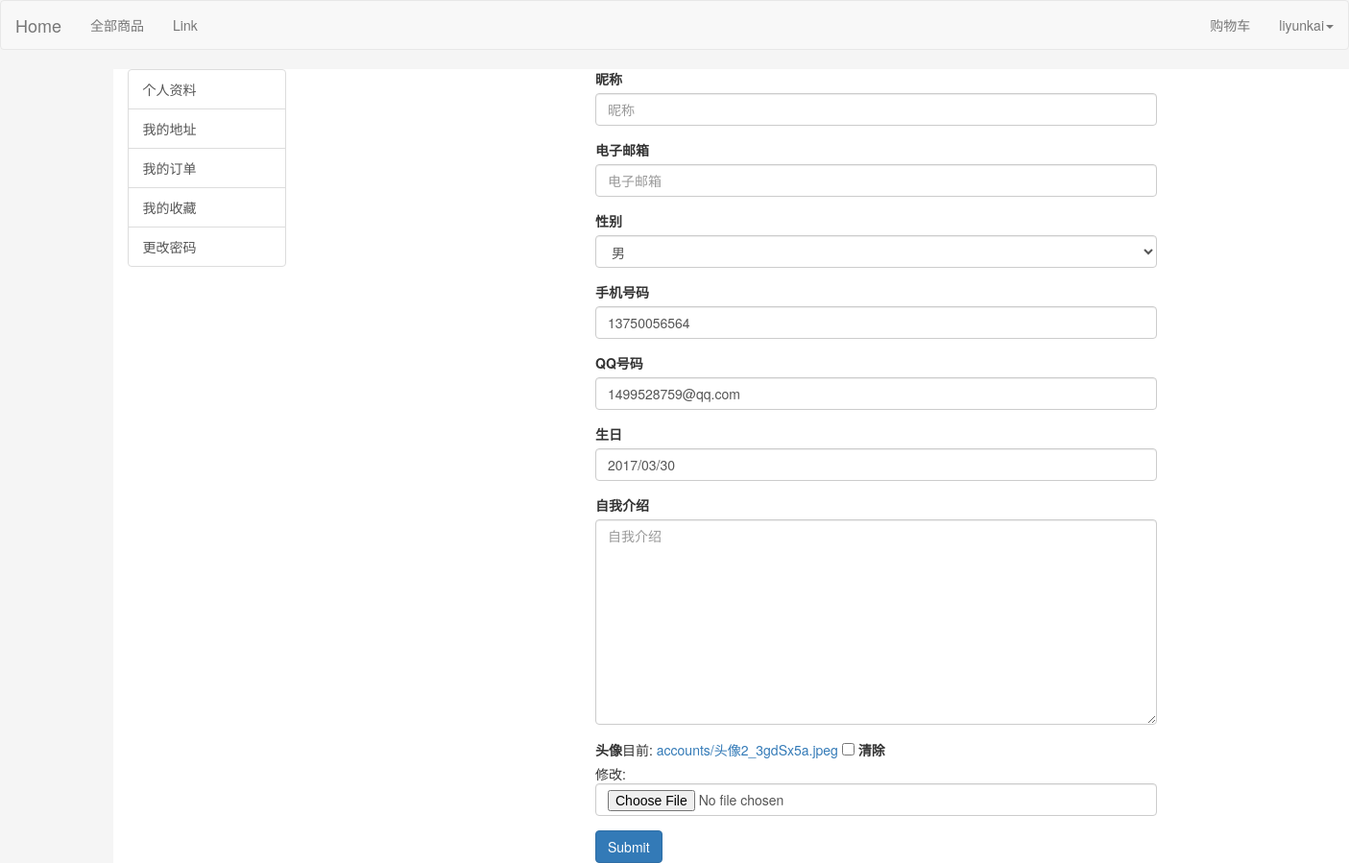
Before: /accounts/edit_profile/ (signed in) with the older database file.
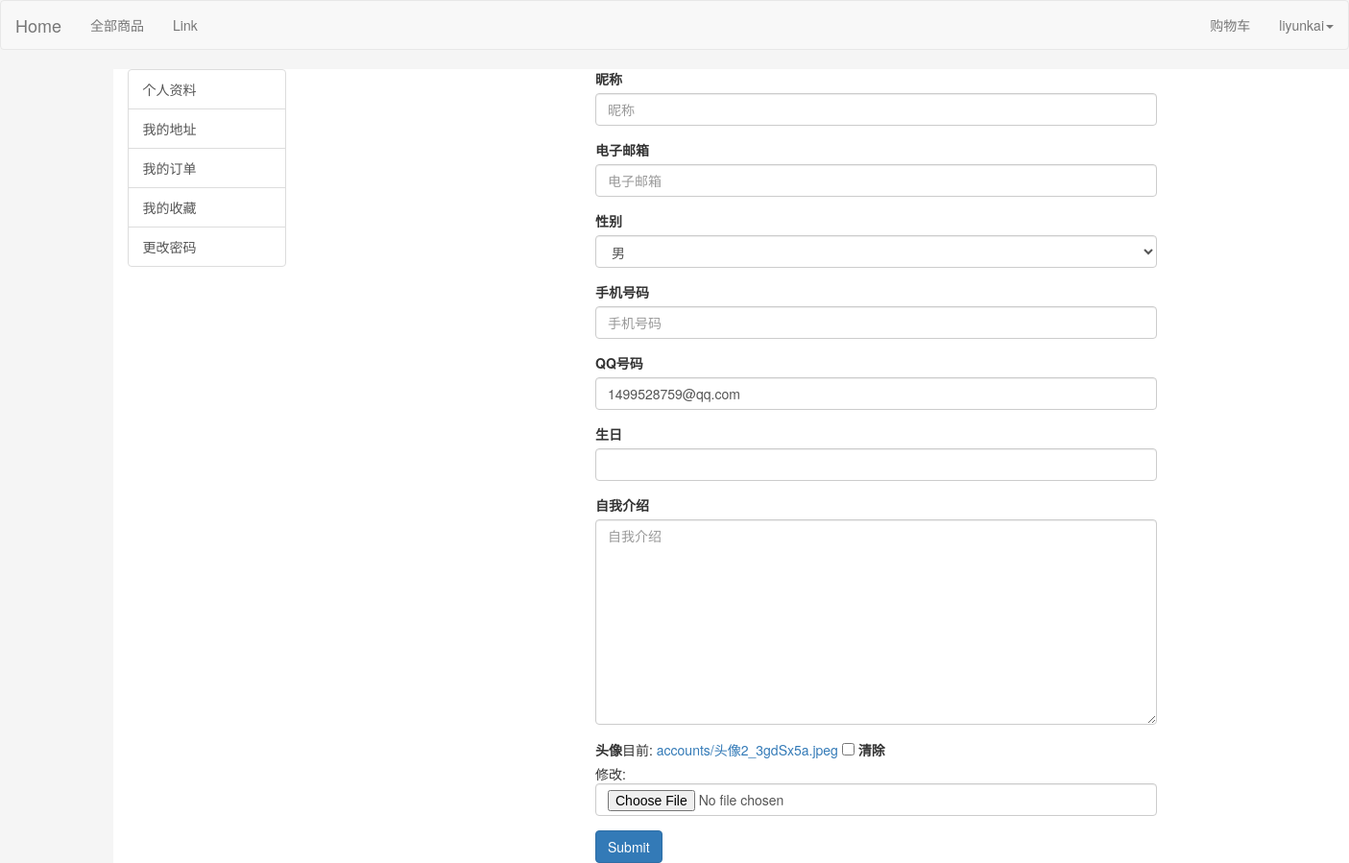
After: the same page with the newer database file.
### accounts/models.py (models this page shows, shortened)
class UserProfile(models.Model):
    GENDER_CHOICES = (
        ('M', '男'),
        ('F', '女'),
    )
    user = models.ForeignKey(User, unique=True)
    nikename = models.CharField(blank=True, max_length=20, verbose_name='昵称')
    email = models.EmailField(blank=True, verbose_name='电子邮箱')
    gender = models.CharField(max_length=2, choices=GENDER_CHOICES, verbose_name='性别')
    phone = models.CharField(max_length=20, blank=True, verbose_name='手机号码')
    qq_number = models.CharField(max_length=20, blank=True, verbose_name='QQ号码')
    birthday = models.DateField(blank=True, null=True, verbose_name='生日')
    self_intro = models.TextField(blank=True, verbose_name='自我介绍')
    photo = models.ImageField(upload_to='accounts/', blank=True, verbose_name='头像')

### accounts/views.py (the view)
@login_required
def edit_profile(request):
    if request.method == 'POST':
        postdata = request.POST.copy()
        form = UserProfileForm(postdata)
        if form.is_valid():
            setprofile(request)
            url = urlresolvers.reverse('show_profile')
            if request.FILES.get('photo'):
                photo = request.FILES['photo']
                photo_ext = str(photo).split('.')[-1]
                photo_name = '%s.%s'%(request.user.username, photo_ext)
                img = Image.open(photo)
                img_path = os.path.join(MEDIA_ROOT, 'accounts')
                img_name = os.path.join(img_path, photo_name)
                img.save(img_name)
                count = UserProfile.objects.filter(user=request.user).update(
                    photo='accounts/' + photo_name
                )
                if count:
                    return HttpResponseRedirect(url)
                else:
                    return HttpResponse('头像上传失败')
            return HttpResponseRedirect(url)
    else:
        user_profile = retrieve(request)
        form = UserProfileForm(instance=user_profile)
    return render(request, 'accounts/edit_profile.html', locals())

### accounts/forms.py
class UserProfileForm(forms.ModelForm):
    class Meta:
        model = UserProfile
        exclude = ('user', )

### accounts/views.py (called while the page is built)
def retrieve(request):
    try:
        profile = get_object_or_404(UserProfile, user=request.user)
    except UserProfile.DoesNotExist:
        profile = UserProfile(user=request.user)
        profile.save()
    return profile

### templates/accounts/edit_profile.html (shortened to what this page needs)
{% extends "accounts/accounts-base.html" %}
{% load bootstrap3 %}
{% block account_content %}
<div class="container">
<div class="row">
	<div  style="margin-left:auto; margin-right:auto; width:50%">
		<form action="{% url 'edit_profile' %}" method="post" class="form" enctype="multipart/form-data">
		{% bootstrap_form form %}
		<button type="submit" class="btn btn-primary">
            Submit
        </button>
		</form>
	</div>
</div>
</div>
{% endblock %}

### templates/accounts/accounts-base.html (shortened to what this page needs)
{% extends "base.html" %}
{% block page_content %}
<div class="container">
<div class="row" >
    <div class="col-md-2">
        <a href="{% url 'show_profile' %}" class="list-group-item">个人资料</a>
        <a href="#" class="list-group-item">我的地址</a>
        <a href="#" class="list-group-item">我的订单</a>
        <a href="#" class="list-group-item">我的收藏</a>
        <a href="{% url 'my_change_password' %}" class="list-group-item">更改密码</a>
    </div>
    <div class="col-md-10">
        {% block account_content %}
        {% endblock %}
    </div>
</div>
</div>
{% endblock %}

### templates/base.html (shortened to what this page needs)
<!DOCTYPE html>
<html lang="en">
{% load static %}
{% load bootstrap3 %}
{% block head %}
<head>
    <link href="{% static 'css/bootstrap.min.css' %}" rel="stylesheet">
	<link rel="stylesheet" href="{% static 'css/common.css' %}" type="text/css" />
</head>
{% endblock %}
<body style="background-color:#f5f5f5">
    {% block navbar %}
    <div style="">
			<nav class="navbar navbar-default" role="navigation">
				<div class="navbar-header">
					<a class="navbar-brand" href="/">Home</a>
				</div>
				<div class="collapse navbar-collapse" id="bs-example-navbar-collapse-1">
					<ul class="nav navbar-nav">
						<li>
							 <a href="#">全部商品</a>
						</li>
						<li>
							 <a href="#">Link</a>
						</li>
					</ul>
					<ul class="nav navbar-nav navbar-right">
						<li>
							 <a href="{% url 'show_cart' %}">购物车</a>
						</li>
						{% if user.is_authenticated %}
						<li class="dropdown">
							 <a href="#" class="dropdown-toggle" data-toggle="dropdown">
							 {{ user.username }}<strong class="caret"></strong></a>
						</li>
						{% endif %}
					</ul>
				</div>
			</nav>
			</div>
    {% endblock %}
{% block content %}
{%block page_content %}{% endblock %}
{% endblock %}
</body>
</html>

### static/css/common.css (style rules this page uses)
.container { background-color: white; }

Changed rows visible on the page:
changed UserProfile "1499528759@qq.com": phone "13750056564" → (not shown); birthday "2017/03/30" → (not shown)
